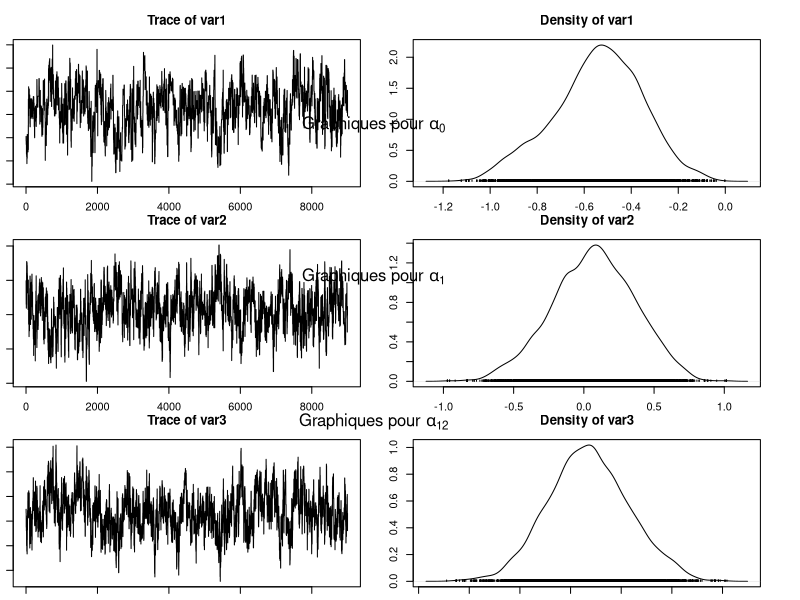
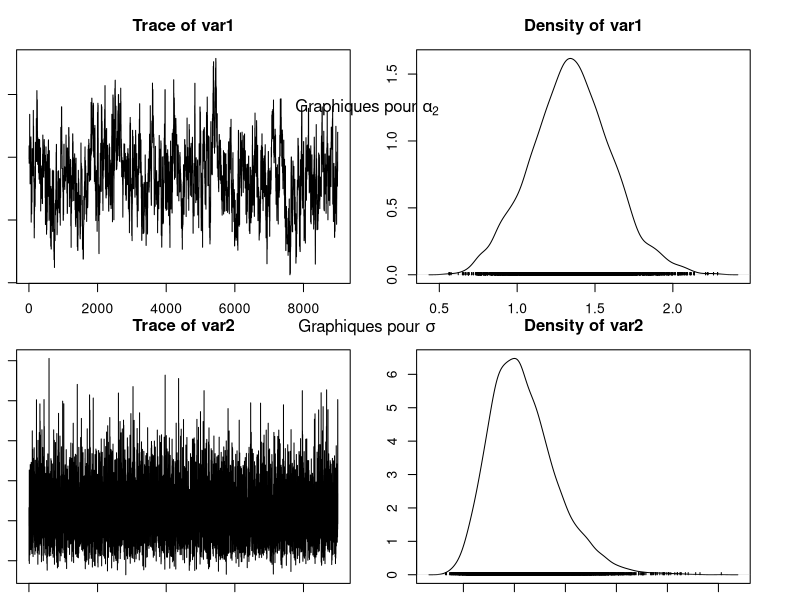

The R source for these figures, in order: (Note: this script raises an error after producing the figures.)
## ---- chunk 1
# mettre ce qui nous sert pour la suite
## ---- chunk 2
# Notations changées par rapport au fichier seeds.data pour être en accord avec 
# la consigne donnée
"N" <- 21 
"r" <- c(10, 23, 23, 26, 17, 5, 53, 55, 32, 46, 10, 8, 10, 8, 23, 0, 3, 22, 15, 32, 3)
"n" <- c(39, 62, 81, 51, 39, 6, 74, 72, 51, 79, 13, 16, 30, 28, 45, 4, 12, 41, 30, 51, 7)
"x1" <- c(0, 0, 0, 0, 0, 0, 0, 0, 0, 0, 0, 1, 1, 1, 1, 1, 1, 1, 1, 1, 1)
"x2" <- c(0, 0, 0, 0, 0, 1, 1, 1, 1, 1, 1, 0, 0, 0, 0, 0, 1, 1, 1, 1, 1)
## ---- chunk 3
alpha0 <- 0
alpha1 <- 0
alpha2 <- 0
alpha12 <- 0
tau <- 10
b <- c(0, 0, 0, 0, 0, 0, 0, 0, 0, 0, 0, 0, 0, 0, 0, 0, 0, 0, 0, 0, 0)
## ---- chunk 4
seeds = function(nchain, N, r, n, x1, x2, alpha0, alpha1, alpha2, alpha12, tau, b, prop_sd){
  
  # Initialisation
  res = matrix(NA, nchain + 1, 5)
  res[1, ] = c(alpha0, alpha1, alpha12, alpha2, 1/sqrt(tau)) # le dernier terme vaut sigma

  p = plogis(alpha0 + alpha1 * x1 + alpha2 * x2 + alpha12 * x1 * x2 + b)
  
  res_b = matrix(NA, nchain + 1, N)
  res_b[1, ] = b
  
  acc_rates = rep(0, 4) # pour les 4 alpha
  
  for (i in 1:nchain){
    
    # Mise à jour de alpha0
    alpha0 = res[i, 1]
    prop = rnorm(1, alpha0, prop_sd[1]) # marche aléatoire simple
    prop_p = plogis(prop + alpha1 * x1 + alpha2 * x2 + alpha12 * x1 * x2 + b)
    
    top = - ((prop^2) / (2 * 1e6)) + sum(r * log(prop_p)) + sum((n-r) * log(1 - prop_p))
    bottom = - ((alpha0^2) / (2 * 1e6)) + sum(r * log(p)) + sum((n-r) * log(1 - p))
    acc_prob = exp(top - bottom) # Ratio des noyaux vaut 1 (symétrie du noyau)
    
    if (runif(1) < min(1, acc_prob)){
      alpha0 = prop
      p = prop_p
      acc_rates[1] = acc_rates[1] + 1
    }
    
    # Mise à jour de alpha1
    alpha1 = res[i, 2]
    prop = rnorm(1, alpha1, prop_sd[2]) # marche aléatoire simple
    prop_p = plogis(alpha0 + prop * x1 + alpha2 * x2 + alpha12 * x1 * x2 + b)
    
    top = - ((prop^2) / (2 * 1e6)) + sum(r * log(prop_p)) + sum((n-r) * log(1 - prop_p))
    bottom = - ((alpha1^2) / (2 * 1e6)) + sum(r * log(p)) + sum((n-r) * log(1 - p))
    acc_prob = exp(top - bottom) # Ratio des noyaux vaut 1 (symétrie du noyau)
    
    if (runif(1) < min(1, acc_prob)){
      alpha1 = prop
      p = prop_p
      acc_rates[2] = acc_rates[2] + 1
    }

    # Mise à jour de alpha12
    alpha12 = res[i, 3]
    prop = rnorm(1, alpha12, prop_sd[3]) # marche aléatoire simple
    prop_p = plogis(alpha0 + alpha1 * x1 + alpha2 * x2 + prop * x1 * x2 + b)
    
    top = - ((prop^2) / (2 * 1e6)) + sum(r * log(prop_p)) + sum((n-r) * log(1 - prop_p))
    bottom = - ((alpha12^2) / (2 * 1e6)) + sum(r * log(p)) + sum((n-r) * log(1 - p))
    acc_prob = exp(top - bottom) # Ratio des noyaux vaut 1 (symétrie du noyau)
    
    if (runif(1) < min(1, acc_prob)){
      alpha12 = prop
      p = prop_p
      acc_rates[3] = acc_rates[3] + 1
    }
    
    # Mise à jour de alpha2
    alpha2 = res[i, 4]
    prop = rnorm(1, alpha2, prop_sd[4]) # marche aléatoire simple
    prop_p = plogis(alpha0 + alpha1 * x1 + prop * x2 + alpha12 * x1 * x2 + b)
    
    top = - ((prop^2) / (2 * 1e6)) + sum(r * log(prop_p)) + sum((n-r) * log(1 - prop_p))
    bottom = - ((alpha2^2) / (2 * 1e6)) + sum(r * log(p)) + sum((n-r) * log(1 - p))
    acc_prob = exp(top - bottom) # Ratio des noyaux vaut 1 (symétrie du noyau)
    
    if (runif(1) < min(1, acc_prob)){
      alpha2 = prop
      p = prop_p
      acc_rates[4] = acc_rates[4] + 1
    }
    
    # Mise à jour de tau
    tau = rgamma(1, shape = 10e-3 + N / 2, scale = 1e-3 + 0.5 * sum(b^2))

    # Mise à jour de b
    for (j in 1:N){
      prop = rnorm(1, b[j], prop_sd[5])
      prop_p_j = plogis(alpha0 + alpha1 * x1[j] + alpha2 * x2[j] + alpha12 * x1[j] * x2[j] + prop)
      
      top = - (prop^2 * tau / 2) + r[j] * log(prop_p_j) + (n[j] - r[j]) * log(1 - prop_p_j)
      bottom = - (b[j]^2 * tau / 2) + r[j] * log(p[j]) + (n[j] - r[j]) * log(1 - p[j])
      acc_prob = exp(top - bottom)
      
      if (runif(1) < min(1, acc_prob)){
        b[j] = prop
        p[j] = prop_p_j
      }
    }
    
    # Mise à jour de la chaine de Markov et de b
    res[i+1, ] = c(alpha0, alpha1, alpha12, alpha2, 1/sqrt(tau))
    res_b[i+1, ] = b
  }
  
  my_list <- list("chain" = res, "b_chain" = res_b, "acc_rates" = acc_rates)
  return(my_list)
}
## ---- chunk 5
resultat = seeds(1e4, N, r, n, x1, x2, alpha0, alpha1, alpha2, alpha12, tau, b, prop_sd = c(0.3, 0.3, 0.3, 0.3, 0.3)) # prop_sd choisi pour avoir une allure de chaîne cohérente

resultat_chain = resultat$chain[1001:nrow(resultat$chain), ] # on enlève les 1000 premiers (burnin)

moychain = colMeans(resultat_chain) # moyenne
sdchain = apply(resultat_chain, 2, sd) # écart type

cat("alpha_0 est estimé à", moychain[1], "avec un écart-type de", sdchain[1], "\n")
cat("alpha_1 est estimé à", moychain[2], "avec un écart-type de", sdchain[2], "\n")
cat("alpha_12 est estimé à", moychain[3], "avec un écart-type de", sdchain[3], "\n")
cat("alpha_2 est estimé à", moychain[4], "avec un écart-type de", sdchain[4], "\n")
cat("sigma est estimé à", moychain[5], "avec un écart-type de", sdchain[5], "\n")
## ---- chunk 6
library(coda)
par(ask = FALSE, mfrow = c(3, 1), mar = c(1, 1, 3, 3)) # Configure la disposition des graphiques 

# Tracer les 3 premiers graphiques des chaînes de Markov
plot(mcmc(resultat_chain[,1:3]))

mtext(expression("Graphiques pour " * alpha[0]), side = 3, line = 23)
mtext(expression("Graphiques pour " * alpha[1]), side = 3, line = 11.5)
mtext(expression("Graphiques pour " * alpha[12]), side = 3, line = 0.5)

par(mfrow = c(2, 1)) # Configure la disposition des graphiques 

# Tracer les 2 derniers graphiques des chaînes de Markov
plot(mcmc(resultat_chain)[,4:5])

mtext(expression("Graphiques pour " * alpha[2]), side = 3, line = 12)
mtext(expression("Graphiques pour " * sigma), side = 3, line = 1)


## ---- chunk 7
legend=c("b1", "b7", "b14", "b21")
valeur = c(1,7,14,21)
par(mfrow = c(4, 2), mar = c(1, 6, 1, 6))
for (j in 1:4){
  plot(resultat$b_chain[-burnin,][,valeur[j]], type = "l", main = "",ylab=legend[j])
  plot(density(resultat$b_chain[-burnin,][,valeur[j]]), type = "l", main = "")
}
## ---- chunk 8
#On calcule ici la moyenne de b utilisé après : 
resultat_b_chain = resultat$b_chain[1001:nrow(resultat$b_chain), ] # on enlève les 1000 premiers (burnin)

moyb_chain = colMeans(resultat_b_chain) # moyenne de b
## ---- chunk 9
#pour les alpha, on utilise les moyennes calculé précèment. Pour b, on fait en plus la moyenne sur les plaques qui ont les mêmes types de graines.
cat("logit(p) : ", "\n")
cat("pour x1 = 0 et x2 = 0:", moychain[1] + moychain[2]*0 + moychain[3]*0 + moychain[4]*0 + mean(moyb_chain[1:5]), "\n")
cat("pour x1 = 0 et x2 = 1:", moychain[1] + moychain[2]*0 + moychain[3]*1 + moychain[4]*0 + mean(moyb_chain[6:11]), "\n")
cat("pour x1 = 1 et x2 = 0:", moychain[1] + moychain[2]*1 + moychain[3]*0 + moychain[4]*0 + mean(moyb_chain[12:16]), "\n")
cat("pour x1 = 1 et x2 = 1:", moychain[1] + moychain[2]*1 + moychain[3]*1 + moychain[4]*0 + mean(moyb_chain[17:21]), "\n")

